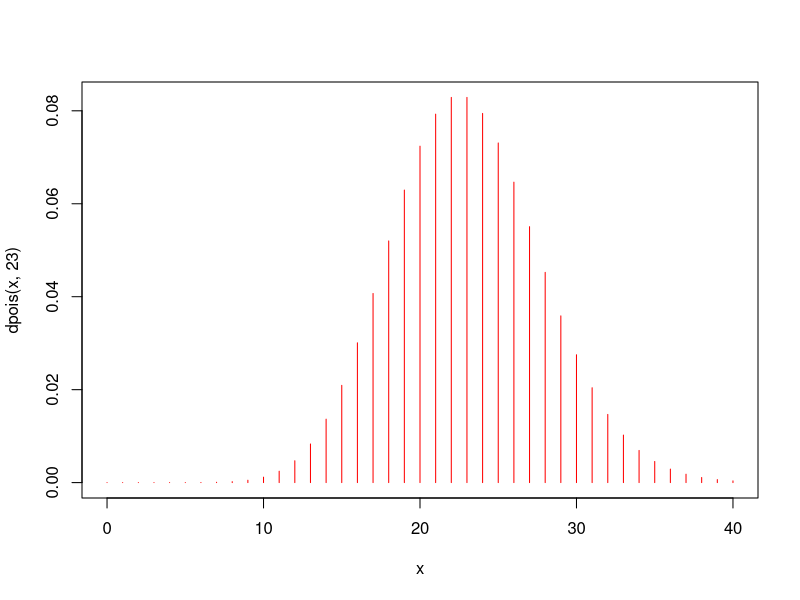
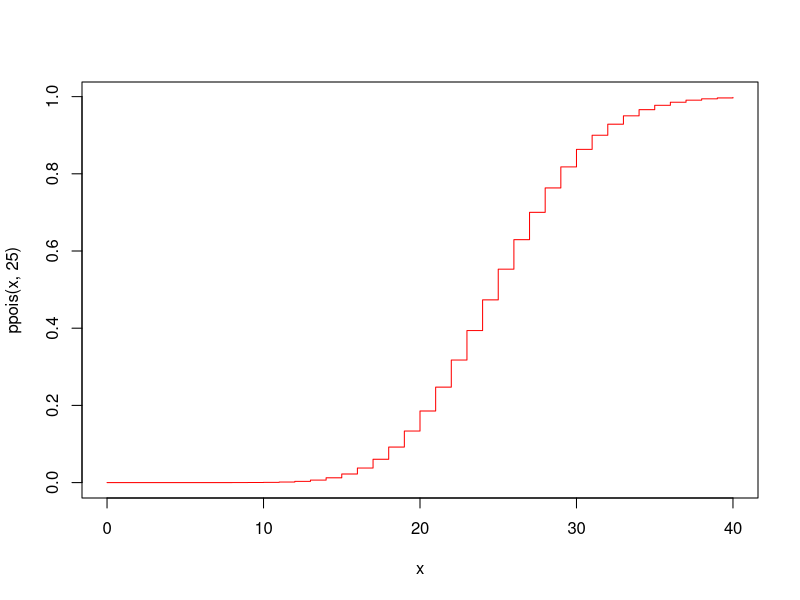
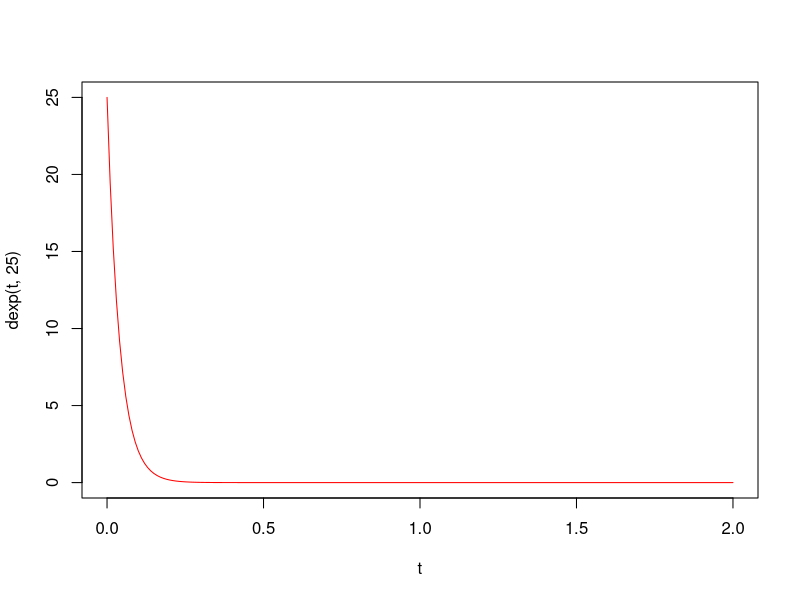
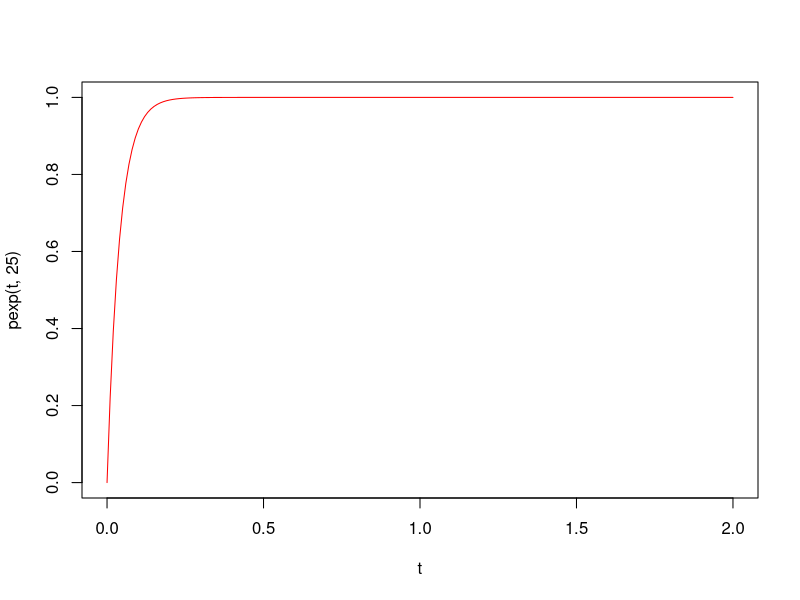

Source code (R) for these figures, in order:
#X <- numero de llamadas en 1h
  #X-> Pois(lambda)
##########################################################################################################################
# P(X=30) = f(30) -> dpois(x,lambda)= dpois(30,25)
dpois(30,25)
exp(-25)*(25^30)/factorial(30)

x<-0:40
plot(x,dpois(x,23),type="h",col="red")

#P(X menor o igual a 30)=F(30) -> ppois(30,25)
ppois(30,25)
plot(x,ppois(x,25),type="s",col="red")

#Prob de 30 llamadas en 2h
  #1h ->lambda =25
  #2h ->lambda = 2*25
    #Y->Pois(2*lambda)
#P(20 menor o igual que X mayor o igual que 24) -> F(24)-F(19)

ppois(24,25)-ppois(19,25)
##################################################################################################################################
#Ejercicio 1---------------------------------------------------------------------------------------------------------------------------------------------------------------------------------------------------

#1. Prob. de que pase 0.033h entre 2 llamadas ->P (T=0.033h) -> T ->EXP(lambda) ->VAC
  #f(t)=lambda*exp(-lambda*t) -> dexp(t,lambda)  [densidad de probabilidad]
0
#2. Prob.de que pase un tiempo de al menos 0.052h entre 2 llamadas -> P(T>=0.052h) = 1-P(T<=0.052)
#############################################
t<-seq(0,2,0.01)
t
plot(t,dexp(t,25),type="l",col="red") #f(t)
plot(t,pexp(t,25),type="l",col="red") #F(t)

################################################
1-pexp(0.052,25) #0.2725318

#3. Un experimento se define como contabilizar el T entre llamadas. Si simulamos 500000 experimentos, la media de tiempo entre 2 llamadas:
  #dexp = f(x)
  #pexp=F(x)
  #rexp=simulacion
mean(rexp(500000, 25))
#en otras palabras, en este caso pregunta por E[X] = 1/lambda
1/25
